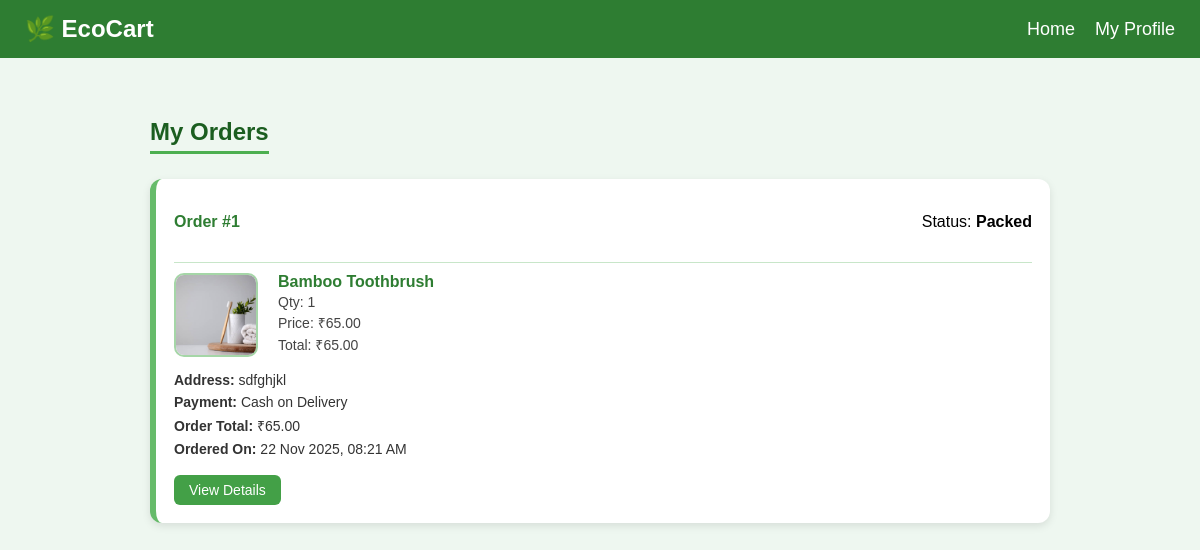
The page /orders/ (signed in) on the database its author committed.
### app/models.py (models this page shows, shortened)
class Order(models.Model):
    user = models.ForeignKey(CustomUser, on_delete=models.CASCADE)
    address_order = models.CharField(max_length=255, null=True, blank=True)
    payment_method = models.CharField(max_length=50, default='COD')
    status = models.CharField(max_length=20, default='Pending')
    order_date = models.DateTimeField(default=timezone.now)
    @property
    def total_amount(self):
        total = sum(item.total_price for item in self.items.all())
        return total

class OrderItem(models.Model):
    order = models.ForeignKey(Order, on_delete=models.CASCADE, related_name='items')
    product = models.ForeignKey(Product, on_delete=models.CASCADE)
    quantity = models.PositiveIntegerField(default=1)
    price = models.DecimalField(max_digits=10, decimal_places=2)
    @property
    def total_price(self):
        return self.quantity * self.price

class Product(models.Model):
    name = models.CharField(max_length=200)
    category = models.ForeignKey(Category, on_delete=models.CASCADE, related_name='products')
    description = models.TextField()
    price = models.DecimalField(max_digits=8, decimal_places=2)
    image = models.ImageField(upload_to='product_images/', null=True, blank=True)
    eco_rating = models.IntegerField(default=5)

### app/views.py (the view)
# urls.py: path('orders/', views.user_orders, name='user_orders'),
def user_orders(request):
    orders = Order.objects.filter(user=request.user).order_by('-order_date')
    return render(request, "user_orders.html", {"orders": orders})

### templates/user_orders.html (shortened to what this page needs)
{% load static %}
<!DOCTYPE html>
<html lang="en">
<head>
</head>
<body>
    <header>
        <span class="logo" onclick="goHome()">🌿 EcoCart</span>
        <div>
            <a href="{% url 'userhome' %}" style="color:white; text-decoration:none; margin-right: 15px;">Home</a>
            <a href="{% url 'user_profile' %}" style="color:white; text-decoration:none;">My Profile</a>
        </div>
    </header>
    <div class="order-container">
        <h2>My Orders</h2>
        {% if orders %}
        {% for order in orders %}
        <div class="order-card">
            <div class="order-header">
                <div class="order-id">Order #{{ order.id }}</div>
                <p>Status: <strong>{{ order.status }}</strong></p>
            </div>
            <div class="items-list">
                {% for item in order.items.all %}
                <div class="item">
                    <img src="{{ item.product.image.url }}" alt="Product">
                    <div class="item-details">
                        <h4>{{ item.product.name }}</h4>
                        <p>Qty: {{ item.quantity }}</p>
                        <p>Price: ₹{{ item.price }}</p>
                        <p>Total: ₹{{ item.total_price }}</p>
                    </div>
                </div>
                {% endfor %}
            </div>
            <div class="order-info">
                <p><strong>Address:</strong> {{ order.address_order }}</p>
                <p><strong>Payment:</strong> {{ order.payment_method }}</p>
                <p><strong>Order Total:</strong> ₹{{ order.total_amount }}</p>
                <p><strong>Ordered On:</strong> {{ order.order_date|date:"d M Y, h:i A" }}</p>
            </div>
            <a href="{% url 'order_detail' order.id %}" class="view-btn">View Details</a>
        </div>
        {% endfor %}
        {% else %}
        <p class="no-orders">You haven't placed any orders yet 🌱</p>
        {% endif %}
    </div>
</body>
</html>

### templates/user_orders.html (style rules this page uses)
body { font-family: 'Poppins', sans-serif; background: #eef7f0; margin: 0; padding: 0; }
header { background: #2e7d32; color: white; padding: 15px 25px; display: flex; justify-content: space-between; align-items: center; font-size: 18px; }
.logo { font-size: 24px; font-weight: bold; color: white; cursor: pointer; }
.order-container { max-width: 900px; margin: 30px auto; padding: 10px; }
h2 { text-align: center; color: #1b5e20; border-bottom: 3px solid #4caf50; display: inline-block; margin-bottom: 25px; padding-bottom: 5px; }
.order-card { background: #fff; border-radius: 12px; padding: 18px; margin-bottom: 18px; box-shadow: 0 3px 8px rgba(0, 0, 0, 0.1); border-left: 6px solid #66bb6a; }
.order-header { display: flex; justify-content: space-between; align-items: center; }
.order-id { font-weight: 600; font-size: 16px; color: #2e7d32; }
.items-list { margin-top: 15px; border-top: 1px solid #c8e6c9; padding-top: 10px; }
.item { display: flex; align-items: center; gap: 20px; margin-bottom: 15px; }
.item img { width: 80px; height: 80px; border-radius: 10px; object-fit: cover; border: 2px solid #a5d6a7; }
.item-details h4 { margin: 0; color: #2e7d32; }
.item-details p { margin: 3px 0; color: #444; font-size: 14px; }
.order-info { margin-top: 10px; font-size: 14px; }
.order-info p { margin: 6px 0; color: #333; }
.view-btn { display: inline-block; background: #43a047; color: white; padding: 7px 15px; text-decoration: none; border-radius: 6px; margin-top: 12px; font-size: 14px; }

### rows shown on the page
Order: id "1", status "Packed", address_order "sdfghjkl", payment_method "Cash on Delivery", total_amount "65.00", order_date "22 Nov 2025, 08:21 AM"
OrderItem: product.image (picture), product.name "Bamboo Toothbrush", quantity "1", price "65.00", total_price "65.00"
